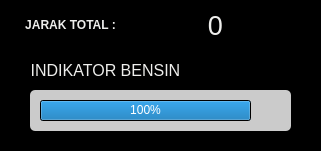
   <widget class="QFrame" name="frame_9">
    <property name="geometry">
     <rect>
      <x>10</x>
      <y>400</y>
      <width>321</width>
      <height>151</height>
     </rect>
    </property>
    <property name="styleSheet">
     <string notr="true">background-color:rgb(0, 0, 0);
border-radius:5px
</string>
    </property>
    <property name="frameShape">
     <enum>QFrame::StyledPanel</enum>
    </property>
    <property name="frameShadow">
     <enum>QFrame::Raised</enum>
    </property>
    <widget class="QLabel" name="txtTotalDistance">
     <property name="geometry">
      <rect>
       <x>140</x>
       <y>0</y>
       <width>151</width>
       <height>51</height>
      </rect>
     </property>
     <property name="font">
      <font>
       <pointsize>20</pointsize>
      </font>
     </property>
     <property name="styleSheet">
      <string notr="true">color : rgb(238, 238, 236);</string>
     </property>
     <property name="text">
      <string>0</string>
     </property>
     <property name="alignment">
      <set>Qt::AlignCenter</set>
     </property>
    </widget>
    <widget class="QLabel" name="label_14">
     <property name="geometry">
      <rect>
       <x>0</x>
       <y>10</y>
       <width>141</width>
       <height>31</height>
      </rect>
     </property>
     <property name="font">
      <font>
       <pointsize>9</pointsize>
      </font>
     </property>
     <property name="styleSheet">
      <string notr="true">color : rgb(238, 238, 236);</string>
     </property>
     <property name="text">
      <string>&lt;html&gt;&lt;head/&gt;&lt;body&gt;&lt;p&gt;&lt;span style=&quot; font-weight:600;&quot;&gt;JARAK TOTAL :&lt;/span&gt;&lt;/p&gt;&lt;/body&gt;&lt;/html&gt;</string>
     </property>
     <property name="alignment">
      <set>Qt::AlignCenter</set>
     </property>
    </widget>
    <widget class="QLabel" name="label_11">
     <property name="geometry">
      <rect>
       <x>10</x>
       <y>60</y>
       <width>191</width>
       <height>20</height>
      </rect>
     </property>
     <property name="font">
      <font>
       <pointsize>12</pointsize>
       <weight>50</weight>
       <bold>false</bold>
      </font>
     </property>
     <property name="styleSheet">
      <string notr="true">color : rgb(238, 238, 236);</string>
     </property>
     <property name="text">
      <string>INDIKATOR BENSIN</string>
     </property>
     <property name="alignment">
      <set>Qt::AlignCenter</set>
     </property>
    </widget>
    <widget class="QFrame" name="frame_4">
     <property name="geometry">
      <rect>
       <x>30</x>
       <y>90</y>
       <width>261</width>
       <height>41</height>
      </rect>
     </property>
     <property name="styleSheet">
      <string notr="true">
background-color: rgb(203, 203, 203);</string>
     </property>
     <property name="frameShape">
      <enum>QFrame::WinPanel</enum>
     </property>
     <property name="frameShadow">
      <enum>QFrame::Sunken</enum>
     </property>
     <widget class="QProgressBar" name="energyBar">
      <property name="geometry">
       <rect>
        <x>10</x>
        <y>10</y>
        <width>211</width>
        <height>21</height>
       </rect>
      </property>
      <property name="font">
       <font>
        <pointsize>9</pointsize>
       </font>
      </property>
      <property name="autoFillBackground">
       <bool>false</bool>
      </property>
      <property name="styleSheet">
       <string notr="true">color: rgb(255, 255, 255);
background-color: rgb(0, 0, 0);</string>
      </property>
      <property name="maximum">
       <number>3000</number>
      </property>
      <property name="value">
       <number>3000</number>
      </property>
      <property name="alignment">
       <set>Qt::AlignCenter</set>
      </property>
     </widget>
     <widget class="QLabel" name="label_21">
      <property name="geometry">
       <rect>
        <x>230</x>
        <y>10</y>
        <width>20</width>
        <height>21</height>
       </rect>
      </property>
      <property name="styleSheet">
       <string notr="true">color : rgb(238, 238, 236)</string>
      </property>
      <property name="text">
       <string/>
      </property>
      <property name="pixmap">
       <pixmap resource="circle.qrc">:/newPrefix/fuel.png</pixmap>
      </property>
      <property name="alignment">
       <set>Qt::AlignCenter</set>
      </property>
     </widget>
    </widget>
   </widget>
